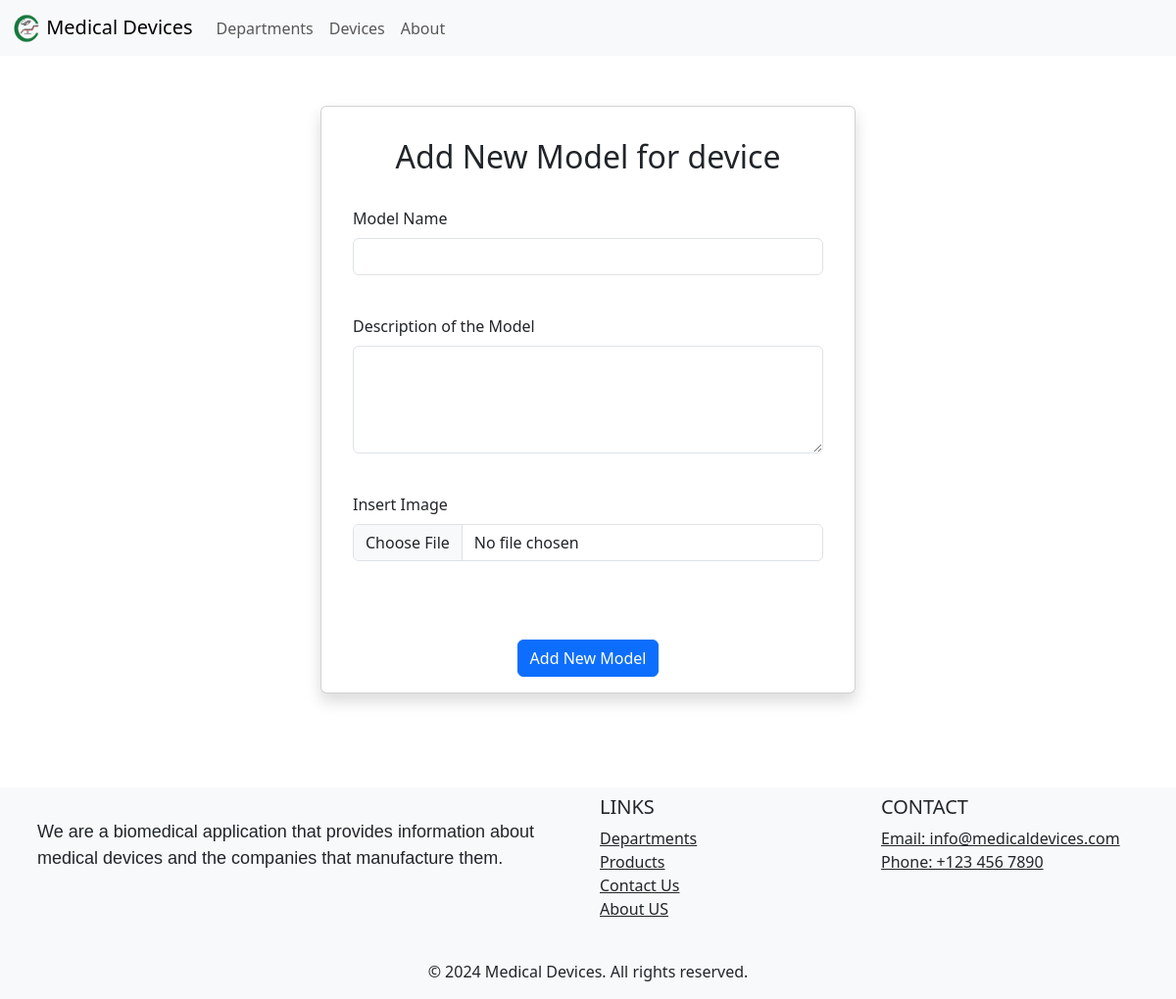
The app's page /add_model/6, older data.
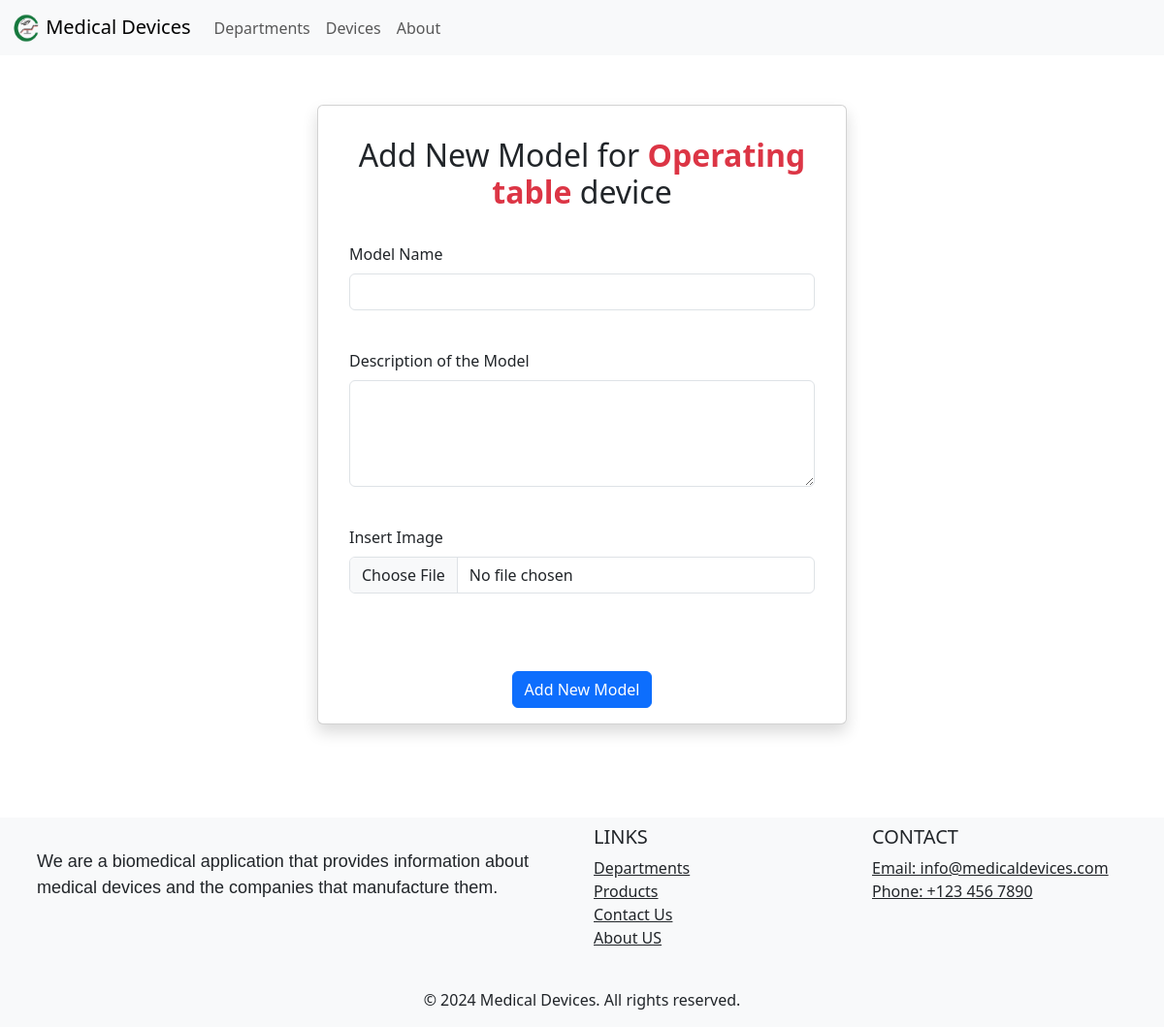
The same page, newer data.
### app.py (models this page shows, shortened)
class Device(db.Model):
	id = db.Column(db.Integer, primary_key=True)
	device_name = db.Column(db.String(100), nullable=False)
	description = db.Column(db.Text, nullable=False)  # New field for device description
	department_id = db.Column(db.Integer, db.ForeignKey('department.id'))
	models = db.relationship('Model', backref='device', lazy=True)

### app.py (the view, shortened to what this page needs)
@app.route('/add_model/<int:device_id>', methods=["GET", "POST"])
def add_model(device_id):
	form = ModelForm()
	device_of_model = Device.query.filter_by(id=device_id).first() #retrevie all devices
	image_filename = 'logo2.png'
	return render_template("add_model.html", form=form, device_of_model=device_of_model)

### app.py
class ModelForm(FlaskForm):
	model_name = StringField("Model Name", validators=[DataRequired()])
	description = TextAreaField("Description of the Model", validators=[DataRequired()])
	picture_file = FileField("Insert Image", validators=[FileAllowed(['jpg', 'png'])])
	submit = SubmitField("Add New Model")

### Templates/add_model.html (shortened to what this page needs)
{% extends "layout.html" %}
{% block content %}
<div class="container mt-5">
	<div class="row justify-content-center">
		<div class="col-md-6 col-lg-6">
			<div class="card shadow p-3	">
				<div class="card-body">
					<h2 class="text-center">Add New Model for <strong class="text-danger">{{ device_of_model.device_name }}</strong> device</h2>
					<br />
					<form method="POST" enctype="multipart/form-data">
						<div class="form-group mb-3">
							{{ form.model_name.label(class="form-label") }}
							{{ form.model_name(class="form-control") }}
						</div>
						<br />
						<div class="form-group mb-3">
							{{ form.description.label(class="form-label") }}
							{{ form.description(class="form-control", rows="4") }}
						</div>
						<br />
						<div class="form-group mb-3">
							{{ form.picture_file.label(class="form-label") }}
							{{ form.picture_file(class="form-control") }}
						</div>
						<br />
				</div>
				<br />
				<div class="form-group  text-center">
					{{ form.submit(class="btn btn-primary") }}
				</div>
			</div>
		</div>
	</div>
</div>
<br />
<br />
{% endblock content %}

Row changes from the older to the newer data that the page shows:
added Device: device_name "Operating table"
